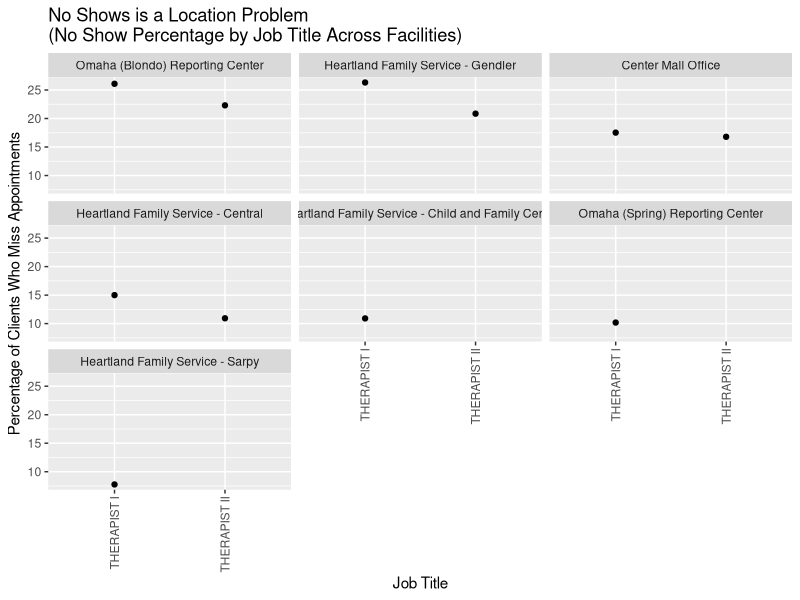

The R script that drew this image:
## ---- chunk 1
library('tidyverse') 
library('ggplot2') # for sample plot if required
library('dplyr') # to use pipelines '%>%' for data set
## ---- chunk 2
HFS_data<-read.csv("HFS Service Data.csv") # read data set
## ---- chunk 3
data <- HFS_data
therapists = data %>% filter(data$job_title == "THERAPIST I" | data$job_title == "THERAPIST II" | data$job_title == "THERAPIST III" | data$job_title == "LEAD THERAPIST" | data$job_title == "Therapist")
## ---- chunk 4
# possibly look at no show rate by facility
mental_health <- therapists %>% filter(program_name == "Mental Health")
noshow_stats <- mental_health %>% group_by(facility, job_title) %>% count(is_noshow) %>% filter(n > 20)
noshows <- noshow_stats %>% filter(is_noshow == "FALSE")
shows <- noshow_stats %>% filter(is_noshow == "TRUE")
noshow_stats_consolidated <- inner_join(shows,noshows,by=c("facility","job_title"), suffix = c("no", "yes"))
#noshow_stats_consolidated <- select(noshow_stats_consolidated, -c(is_noshowno, is_noshowyes))
noshow_percent <- noshow_stats_consolidated %>% add_column(noshow_percent = .$nno / (.$nyes + .$nno) * 100)
df <- noshow_percent

ggplot(data = df) + geom_point(mapping = aes(x = reorder(job_title,noshow_percent), y = noshow_percent))  + facet_wrap(~ reorder(facility, -noshow_percent)) +
ggtitle("No Shows is a Location Problem\n(No Show Percentage by Job Title Across Facilities)") +
xlab("Job Title") +
ylab("Percentage of Clients Who Miss Appointments") +
 theme(axis.text.x = element_text(angle = 90, vjust = 0.5, hjust=1), legend.position = "none") 


